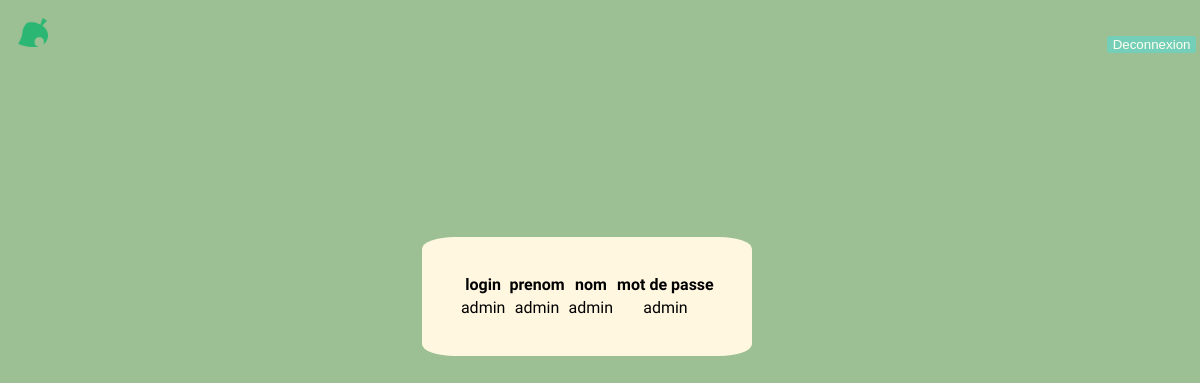
The app's page /admin.php (signed in), older data.
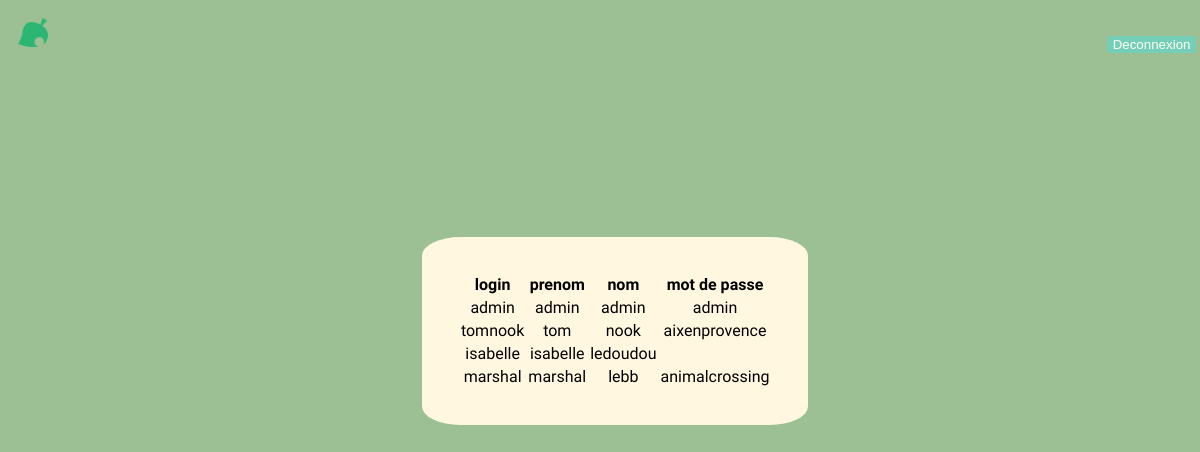
The same page, newer data.
### tables this page shows
CREATE TABLE `utilisateurs` (
  `id` int(11) NOT NULL,
  `login` varchar(255) NOT NULL,
  `prenom` varchar(255) DEFAULT NULL,
  `nom` varchar(255) DEFAULT NULL,
  `password` varchar(255) NOT NULL,
  `imgprofil` varchar(255) DEFAULT NULL,
  `bio` varchar(60) DEFAULT NULL
);

### admin.php (the view, shortened to what this page needs)
<?php
$connect = mysqli_connect('localhost', 'laurasavickaite', 'Lilirosesa1997.', 'laura-savickaite_moduleconnexion');
mysqli_set_charset($connect,"utf8");
$utilisateurs = mysqli_query ($connect, "SELECT * FROM `utilisateurs`");
?>
<!doctype html>
<html lang="fr">
<head>
  <link rel="stylesheet" href="admin.css">
</head>
<body>
    <header>
    <a href="index.php"><img class="leaflogo" src="Images/leaflogo.png" width="30px"></a>
    <form action="admin.php" method="post">
        <button id="deco" type="submit" name="deco">Deconnexion</button>
    </form>
    </header>
    <main>
      <table>
      <thead>
        <tr>
            <th>login</th>
            <th>prenom</th>
            <th>nom</th>
            <th>mot de passe</th>
        </tr>
    </thead>
    <tbody>
        <?php
        foreach ($utilisateurs as $value){
            echo "<tr><td>". $value ['login'] ."</td>";
            echo "<td>". $value ['prenom'] ."</td>";
            echo "<td>". $value ['nom'] ."</td>";
            echo "<td>". $value ['password'] ."</td></tr>";
        }
        ?>
    </tbody>
      </table>
    </main>
</body>
</html>

### admin.css (style rules this page uses)
body { background-color: #9CC094; }
header { display: flex; justify-content: space-between; }
.leaflogo { transform: translate(10px, 10px); }
#deco { background-color: #75CFB8; border-style: none; margin: 5%; border-radius: 3px; margin-top: 28px; color: ivory; }
table { background-color: #FFF7E0; text-align: center; margin-left: 35%; margin-top: 15%; padding: 3%; border-radius: 10%; font-family: 'Josefin Sans', sans-serif; }
td { margin: 10px;; }
button { border: none; }

Row changes from the older to the newer data that the page shows:
added utilisateurs: login "tomnook", prenom "tom", nom "nook", password "aixenprovence"
added utilisateurs: login "isabelle", prenom "isabelle", nom "ledoudou"
added utilisateurs: login "marshal", prenom "marshal", nom "lebb", password "animalcrossing"
